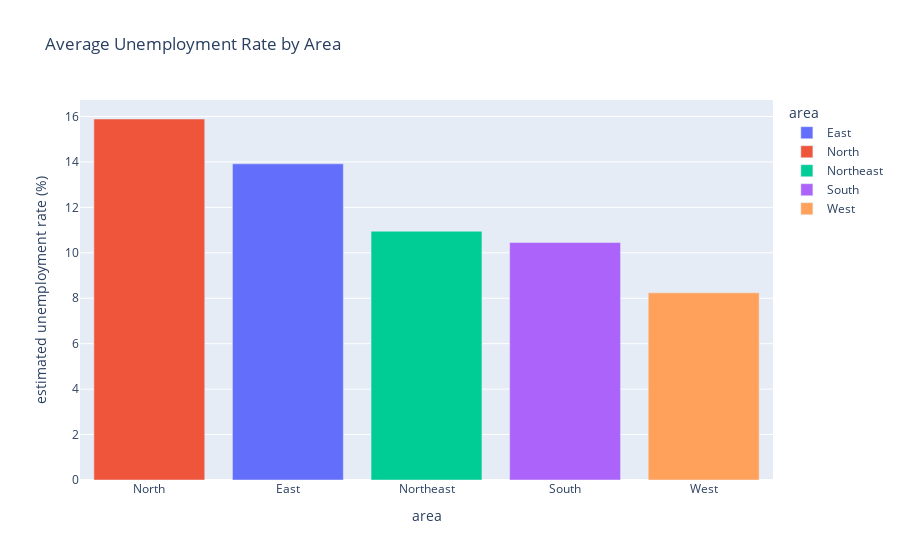

Notebook cell for this chart:
### Markdown cell above
##### Unemployment rate by area

### Code cell
# Bar Plot of Average Estimated Unemployment Rate by Area
mean_unemployment_by_area = my_df.groupby('area')['estimated unemployment rate (%)'].mean().reset_index()
fig = px.bar(
    mean_unemployment_by_area,
    x='area',
    y='estimated unemployment rate (%)',
    color='area',
    title='Average Unemployment Rate by Area'
)
fig.update_layout(xaxis={'categoryorder': 'total descending'})
fig.show()

### Figure 1 — Plotly figure (JSON) as saved in the notebook; plotly's stock layout.template omitted (floating-point values rounded to 4 significant figures)
{"data": [{"alignmentgroup": "True", "hovertemplate": "area=%{x}<br>estimated unemployment rate (%)=%{y}<extra></extra>", "legendgroup": "East", "marker": {"color": "#636efa", "pattern": {"shape": ""}}, "name": "East", "offsetgroup": "East", "orientation": "v", "showlegend": true, "textposition": "auto", "type": "bar", "x": ["East"], "xaxis": "x", "y": [13.92], "yaxis": "y"}, {"alignmentgroup": "True", "hovertemplate": "area=%{x}<br>estimated unemployment rate (%)=%{y}<extra></extra>", "legendgroup": "North", "marker": {"color": "#EF553B", "pattern": {"shape": ""}}, "name": "North", "offsetgroup": "North", "orientation": "v", "showlegend": true, "textposition": "auto", "type": "bar", "x": ["North"], "xaxis": "x", "y": [15.89], "yaxis": "y"}, {"alignmentgroup": "True", "hovertemplate": "area=%{x}<br>estimated unemployment rate (%)=%{y}<extra></extra>", "legendgroup": "Northeast", "marker": {"color": "#00cc96", "pattern": {"shape": ""}}, "name": "Northeast", "offsetgroup": "Northeast", "orientation": "v", "showlegend": true, "textposition": "auto", "type": "bar", "x": ["Northeast"], "xaxis": "x", "y": [10.95], "yaxis": "y"}, {"alignmentgroup": "True", "hovertemplate": "area=%{x}<br>estimated unemployment rate (%)=%{y}<extra></extra>", "legendgroup": "South", "marker": {"color": "#ab63fa", "pattern": {"shape": ""}}, "name": "South", "offsetgroup": "South", "orientation": "v", "showlegend": true, "textposition": "auto", "type": "bar", "x": ["South"], "xaxis": "x", "y": [10.45], "yaxis": "y"}, {"alignmentgroup": "True", "hovertemplate": "area=%{x}<br>estimated unemployment rate (%)=%{y}<extra></extra>", "legendgroup": "West", "marker": {"color": "#FFA15A", "pattern": {"shape": ""}}, "name": "West", "offsetgroup": "West", "orientation": "v", "showlegend": true, "textposition": "auto", "type": "bar", "x": ["West"], "xaxis": "x", "y": [8.239], "yaxis": "y"}], "layout": {"barmode": "relative", "legend": {"title": {"text": "area"}, "tracegroupgap": 0}, "title": {"text": "Average Unemployment Rate by Area"}, "xaxis": {"anchor": "y", "categoryarray": ["East", "North", "Northeast", "South", "West"], "categoryorder": "total descending", "domain": [0, 1], "title": {"text": "area"}}, "yaxis": {"anchor": "x", "domain": [0, 1], "title": {"text": "estimated unemployment rate (%)"}}}}
